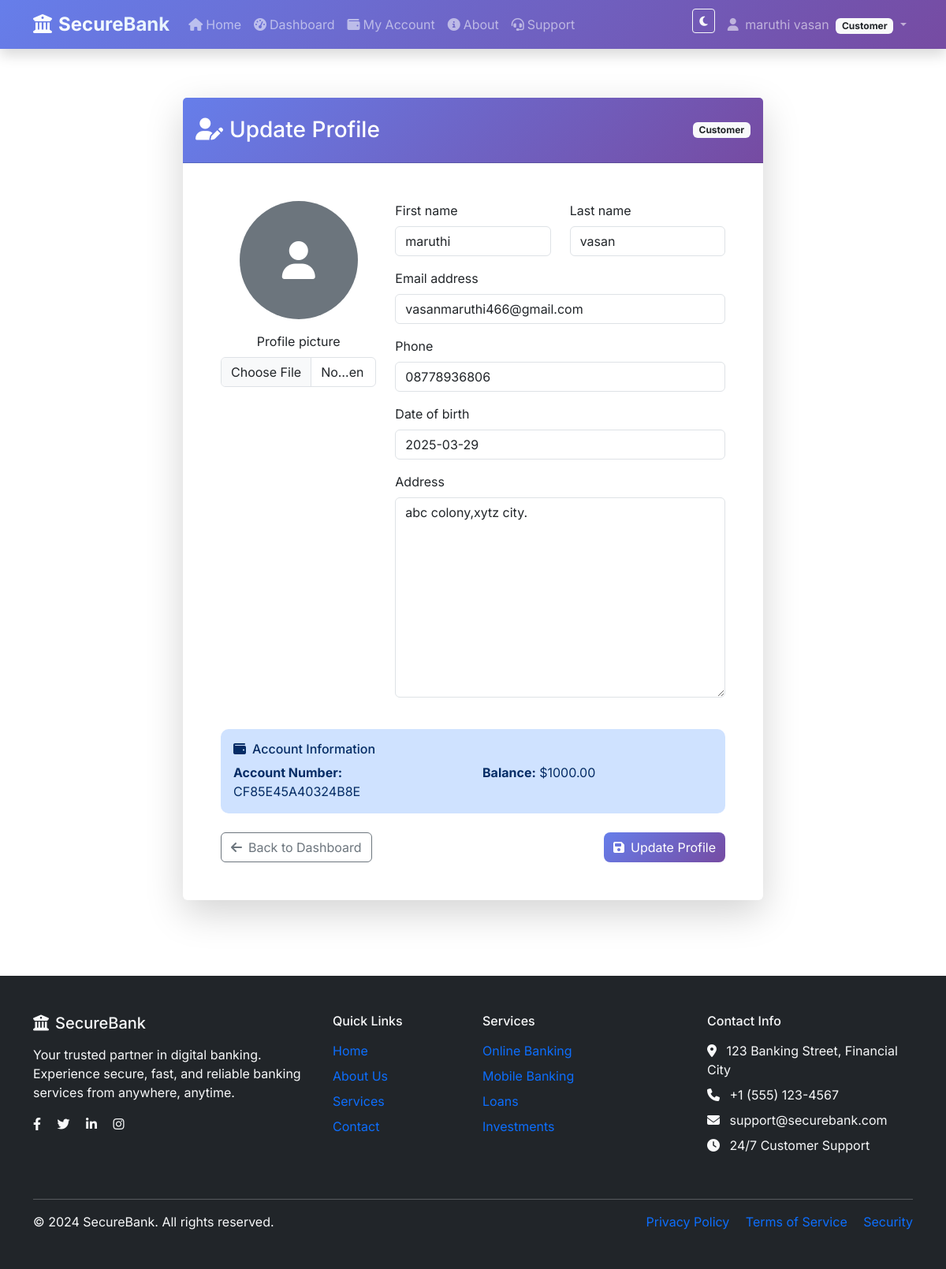
The app's page /accounts/profile/ (signed in) with its own data.
### accounts/models.py (models this page shows, shortened)
class User(AbstractUser):
    ROLE_CHOICES = [
        ('customer', 'Customer'),
        ('officer', 'Bank Officer'),
        ('manager', 'Branch Manager'),
    ]
    role = models.CharField(max_length=20, choices=ROLE_CHOICES, default='customer')
    phone = models.CharField(max_length=15, blank=True)
    address = models.TextField(blank=True)
    profile_picture = models.ImageField(upload_to='profiles/', blank=True)
    date_of_birth = models.DateField(null=True, blank=True)
    created_at = models.DateTimeField(auto_now_add=True)
    updated_at = models.DateTimeField(auto_now=True)
    groups = models.ManyToManyField(
        'auth.Group',
        verbose_name='groups',
        blank=True,
        help_text='The groups this user belongs to. A user will get all permissions granted to each of their groups.',
        related_name="accounts_user_set",  # Changed related_name
        related_query_name="user",
    )
    user_permissions = models.ManyToManyField(
        'auth.Permission',
        verbose_name='user permissions',
        blank=True,
        help_text='Specific permissions for this user.',
        related_name="accounts_user_set",  # Changed related_name
        related_query_name="user",
    )

class Account(models.Model):
    ACCOUNT_TYPES = [
        ('savings', 'Savings Account'),
        ('current', 'Current Account'),
        ('fixed', 'Fixed Deposit'),
    ]
    account_number = models.CharField(max_length=20, unique=True, default=uuid.uuid4().hex[:16].upper())
    user = models.ForeignKey(User, on_delete=models.CASCADE, related_name='accounts')
    account_type = models.CharField(max_length=20, choices=ACCOUNT_TYPES, default='savings')
    balance = models.DecimalField(max_digits=12, decimal_places=2, default=0.00)
    is_active = models.BooleanField(default=True)
    created_at = models.DateTimeField(auto_now_add=True)
    updated_at = models.DateTimeField(auto_now=True)

### accounts/views.py (the view)
# urls.py: path('profile/', views.profile, name='profile'),
@login_required
def profile(request):
    if request.method == 'POST':
        form = UserUpdateForm(request.POST, request.FILES, instance=request.user)
        if form.is_valid():
            form.save()
            messages.success(request, 'Your profile has been updated!')
            return redirect('profile')
    else:
        form = UserUpdateForm(instance=request.user)
    return render(request, 'accounts/profile.html', {'form': form})

### accounts/forms.py
class UserUpdateForm(forms.ModelForm):
    class Meta:
        model = User
        fields = ('first_name', 'last_name', 'email', 'phone', 'address', 'date_of_birth', 'profile_picture')

### templates/accounts/profile.html (shortened to what this page needs)
{% extends 'base.html' %}
{% load crispy_forms_tags %}
{% block content %}
<div class="container py-5">
    <div class="row justify-content-center">
        <div class="col-md-8">
            <div class="card shadow-lg border-0">
                <div class="card-header bank-gradient text-white py-4">
                    <div class="d-flex justify-content-between align-items-center">
                        <h3 class="mb-0"><i class="fas fa-user-edit me-2"></i>Update Profile</h3>
                        <span class="badge bg-light text-dark">{{ user.get_role_display }}</span>
                    </div>
                </div>
                <div class="card-body p-5">
                    <form method="post" enctype="multipart/form-data">
                        <div class="row">
                            <div class="col-md-4 text-center mb-4">
                                {% if user.profile_picture %}
                                    <img src="{{ user.profile_picture.url }}" class="rounded-circle img-thumbnail mb-3" width="150" height="150" alt="Profile">
                                {% else %}
                                    <div class="rounded-circle bg-secondary d-inline-flex align-items-center justify-content-center mb-3" style="width: 150px; height: 150px;">
                                        <i class="fas fa-user fa-3x text-white"></i>
                                    </div>
                                {% endif %}
                                {{ form.profile_picture|as_crispy_field }}
                            </div>
                            <div class="col-md-8">
                                <div class="row">
                                    <div class="col-md-6">
                                        {{ form.first_name|as_crispy_field }}
                                    </div>
                                    <div class="col-md-6">
                                        {{ form.last_name|as_crispy_field }}
                                    </div>
                                </div>
                                {{ form.email|as_crispy_field }}
                                {{ form.phone|as_crispy_field }}
                                {{ form.date_of_birth|as_crispy_field }}
                                {{ form.address|as_crispy_field }}
                            </div>
                        </div>
                        {% if user.role == 'customer' and user.accounts.first %}
                        <div class="alert alert-primary mt-4">
                            <h6><i class="fas fa-wallet me-2"></i>Account Information</h6>
                            <div class="row">
                                <div class="col-md-6">
                                    <strong>Account Number:</strong> {{ user.accounts.first.account_number }}
                                </div>
                                <div class="col-md-6">
                                    <strong>Balance:</strong> ${{ user.accounts.first.balance|floatformat:2 }}
                                </div>
                            </div>
                        </div>
                        {% endif %}
                        <div class="d-flex justify-content-between mt-4">
                            <a href="{% url 'dashboard' %}" class="btn btn-outline-secondary">
                                <i class="fas fa-arrow-left me-2"></i>Back to Dashboard
                            </a>
                            <button type="submit" class="btn btn-primary">
                                <i class="fas fa-save me-2"></i>Update Profile
                            </button>
                        </div>
                    </form>
                </div>
            </div>
        </div>
    </div>
</div>
{% endblock %}

### templates/base.html (shortened to what this page needs)
<!DOCTYPE html>
<html lang="en" data-bs-theme="light">
<head>
    <link href="https://cdn.jsdelivr.net/npm/bootstrap@5.3.2/dist/css/bootstrap.min.css" rel="stylesheet">
    <link href="https://cdnjs.cloudflare.com/ajax/libs/font-awesome/6.4.0/css/all.min.css" rel="stylesheet">
</head>
<body>
    <nav class="navbar navbar-expand-lg navbar-dark bank-gradient fixed-top shadow">
        <div class="container">
            <a class="navbar-brand" href="{% url 'home' %}">
                <i class="fas fa-university me-2"></i>SecureBank
            </a>
            <div class="collapse navbar-collapse" id="navbarNav">
                <ul class="navbar-nav me-auto">
                    <li class="nav-item">
                        <a class="nav-link" href="{% url 'home' %}">
                            <i class="fas fa-home me-1"></i>Home
                        </a>
                    </li>
                    {% if user.is_authenticated %}
                        <li class="nav-item">
                            <a class="nav-link" href="{% url 'dashboard' %}">
                                <i class="fas fa-tachometer-alt me-1"></i>Dashboard
                            </a>
                        </li>
                        {% if user.role == 'customer' %}
                            <li class="nav-item">
                                <a class="nav-link" href="{% url 'customer_dashboard' %}">
                                    <i class="fas fa-wallet me-1"></i>My Account
                                </a>
                            </li>
                        {% elif user.role == 'officer' %}
                            <li class="nav-item">
                                <a class="nav-link" href="{% url 'officer_dashboard' %}">
                                    <i class="fas fa-user-tie me-1"></i>Officer Panel
                                </a>
                            </li>
                        {% elif user.role == 'manager' %}
                            <li class="nav-item">
                                <a class="nav-link" href="{% url 'manager_dashboard' %}">
                                    <i class="fas fa-user-cog me-1"></i>Manager Panel
                                </a>
                            </li>
                        {% endif %}
                    {% endif %}
                    <li class="nav-item">
                        <a class="nav-link" href="#">
                            <i class="fas fa-info-circle me-1"></i>About
                        </a>
                    </li>
                    <li class="nav-item">
                        <a class="nav-link" href="#">
                            <i class="fas fa-headset me-1"></i>Support
                        </a>
                    </li>
                </ul>
                <ul class="navbar-nav">
                    <li class="nav-item me-2">
                        <button class="btn btn-outline-light btn-sm theme-toggle" id="themeToggle" title="Toggle theme">
                            <i class="fas fa-moon" id="themeIcon"></i>
                        </button>
                    </li>
                    {% if user.is_authenticated %}
                        <li class="nav-item dropdown">
                            <a class="nav-link dropdown-toggle" href="#" role="button" data-bs-toggle="dropdown">
                                <i class="fas fa-user me-1"></i>
                                {{ user.get_full_name|default:user.username }}
                                <span class="badge bg-light text-dark ms-1">{{ user.get_role_display }}</span>
                            </a>
                        </li>
                    {% endif %}
                </ul>
            </div>
        </div>
    </nav>
    <main class="main-content" style="padding-top: 76px;">
        {% block content %}{% endblock %}
    </main>
    <footer class="bg-dark text-light py-5 mt-5">
        <div class="container">
            <div class="row">
                <div class="col-lg-4 mb-4">
                    <h5 class="mb-3">
                        <i class="fas fa-university me-2"></i>SecureBank
                    </h5>
                    <p class="text-light-50">
                        Your trusted partner in digital banking. Experience secure, fast, and reliable banking services from anywhere, anytime.
                    </p>
                    <div class="social-links">
                        <a href="#" class="text-light me-3"><i class="fab fa-facebook-f"></i></a>
                        <a href="#" class="text-light me-3"><i class="fab fa-twitter"></i></a>
                        <a href="#" class="text-light me-3"><i class="fab fa-linkedin-in"></i></a>
                        <a href="#" class="text-light"><i class="fab fa-instagram"></i></a>
                    </div>
                </div>
                <div class="col-lg-2 col-md-6 mb-4">
                    <h6 class="mb-3">Quick Links</h6>
                    <ul class="list-unstyled">
                        <li class="mb-2"><a href="{% url 'home' %}" class="text-light-50 text-decoration-none">Home</a></li>
                        <li class="mb-2"><a href="#" class="text-light-50 text-decoration-none">About Us</a></li>
                        <li class="mb-2"><a href="#" class="text-light-50 text-decoration-none">Services</a></li>
                        <li class="mb-2"><a href="#" class="text-light-50 text-decoration-none">Contact</a></li>
                    </ul>
                </div>
                <div class="col-lg-3 col-md-6 mb-4">
                    <h6 class="mb-3">Services</h6>
                    <ul class="list-unstyled">
                        <li class="mb-2"><a href="#" class="text-light-50 text-decoration-none">Online Banking</a></li>
                        <li class="mb-2"><a href="#" class="text-light-50 text-decoration-none">Mobile Banking</a></li>
                        <li class="mb-2"><a href="#" class="text-light-50 text-decoration-none">Loans</a></li>
                        <li class="mb-2"><a href="#" class="text-light-50 text-decoration-none">Investments</a></li>
                    </ul>
                </div>
                <div class="col-lg-3 col-md-6 mb-4">
                    <h6 class="mb-3">Contact Info</h6>
                    <ul class="list-unstyled text-light-50">
                        <li class="mb-2">
                            <i class="fas fa-map-marker-alt me-2"></i>
                            123 Banking Street, Financial City
                        </li>
                        <li class="mb-2">
                            <i class="fas fa-phone me-2"></i>
                            +1 (555) 123-4567
                        </li>
                        <li class="mb-2">
                            <i class="fas fa-envelope me-2"></i>
                            support@securebank.com
                        </li>
                        <li class="mb-2">
                            <i class="fas fa-clock me-2"></i>
                            24/7 Customer Support
                        </li>
                    </ul>
                </div>
            </div>
            <hr class="bg-light">
            <div class="row align-items-center">
                <div class="col-md-6">
                    <p class="mb-0 text-light-50">
                        &copy; 2024 SecureBank. All rights reserved.
                    </p>
                </div>
                <div class="col-md-6 text-md-end">
                    <a href="#" class="text-light-50 text-decoration-none me-3">Privacy Policy</a>
                    <a href="#" class="text-light-50 text-decoration-none me-3">Terms of Service</a>
                    <a href="#" class="text-light-50 text-decoration-none">Security</a>
                </div>
            </div>
        </div>
    </footer>
</body>
</html>

### templates/base.html (style rules this page uses)
:root { --primary-color: #667eea; --secondary-color: #764ba2; --success-color: #28a745; --warning-color: #ffc107; --danger-color: #dc3545; --info-color: #17a2b8; --light-color: #f8f9fa; --dark-color: #343a40; }
[data-bs-theme="light"] { --bg-color: #ffffff; --card-bg: #ffffff; --text-color: #212529; --border-color: #dee2e6; }
body { font-family: 'Inter', sans-serif; background-color: var(--bg-color); color: var(--text-color); transition: all 0.3s ease; }
.bank-gradient { background: linear-gradient(135deg, var(--primary-color) 0%, var(--secondary-color) 100%) !important; }
.navbar-brand { font-weight: 700; font-size: 1.5rem; background: linear-gradient(45deg, #fff, #e3f2fd); -webkit-background-clip: text; -webkit-text-fill-color: transparent; }
.theme-toggle { cursor: pointer; transition: all 0.3s ease; }
.main-content { background: var(--bg-color); min-height: calc(100vh - 76px); }
.btn-primary { background: linear-gradient(135deg, var(--primary-color), var(--secondary-color)); border: none; border-radius: 8px; transition: all 0.3s ease; }
.alert { border: none; border-radius: 10px; animation: slideIn 0.3s ease; }

### records on screen
User: get_full_name "maruthi vasan", role "Customer", first_name "maruthi", last_name "vasan", email "vasanmaruthi466@gmail.com", phone "08778936806", date_of_birth "2025-03-29", address "abc colony,xytz city.", accounts.first.account_number "CF85E45A40324B8E", accounts.first.balance "1000.00"
